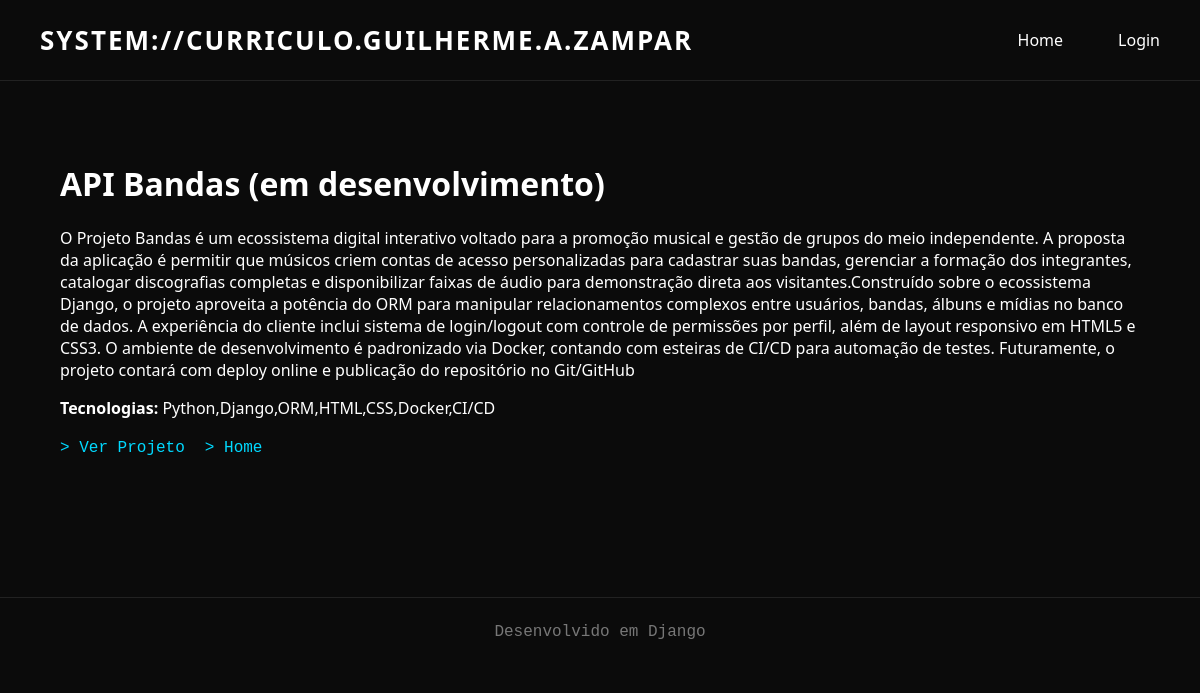
The page /projeto/4/ on the database its author committed.
### curriculo/models.py (models this page shows)
class Projeto(models.Model):
    nome= models.CharField(max_length=100)
    descricao=models.TextField()
    tecnologia=models.CharField(max_length=100)
    github=models.URLField()

### curriculo/views.py (the view)
# urls.py: path("projeto/<int:id>/",detalhe,name='detalhe'),
def detalhe(request,id):
    projeto=get_object_or_404(Projeto,id=id)
    contexto={"projeto":projeto}
    return render(request,'curriculo/detalhe.html',contexto)

### curriculo/templates/curriculo/detalhe.html
{% extends 'curriculo/base.html'  %}
{% block content %}
<h1>{{projeto.nome}}</h1>
<p>{{projeto.descricao}}</p>
<p><strong>Tecnologias: </strong>{{projeto.tecnologia}}</p>
<div class="acoes-projeto">
    <a href="{{ projeto.github }}" target="_blank">> Ver Projeto</a>
    <a href="{% url 'home' %}">> Home</a>
</div>
{% endblock %}

### curriculo/static/curriculo/css/style.css (style rules this page uses)
* { box-sizing: border-box; }
body { margin: 0; padding: 0; background: #0b0b0b; color: #ffffff; font-family: "Segoe UI", sans-serif; }
h1, h2, h3 { color: #ffffff; }
a { text-decoration: none; }
.acoes-projeto { display: flex; gap: 20px; margin-top: 20px; }
.acoes-projeto a { color: #00d9ff; font-family: "Courier New", monospace; }

### rows shown on the page
Projeto: nome "API Bandas (em desenvolvimento)", descricao "O Projeto Bandas é um ecossistema digital interativo voltado para a promoção musical e gestão de grupos do meio independente. A proposta da aplicação é permitir que músicos criem contas de acesso personalizadas para cadastrar suas bandas, gerenciar a formação dos integrantes, catalogar discografias completas e disponibilizar faixas de áudio para demonstração direta aos visitantes.Construído sobre o ecossistema Django, o projeto aproveita a potência do ORM para manipular relacionamentos complexos entre usuários, bandas, álbuns e mídias no banco de dados. A experiência do cliente inclui sistema de login/logout com controle de permissões por perfil, além de layout responsivo em HTML5 e CSS3. O…", tecnologia "Python,Django,ORM,HTML,CSS,Docker,CI/CD"
